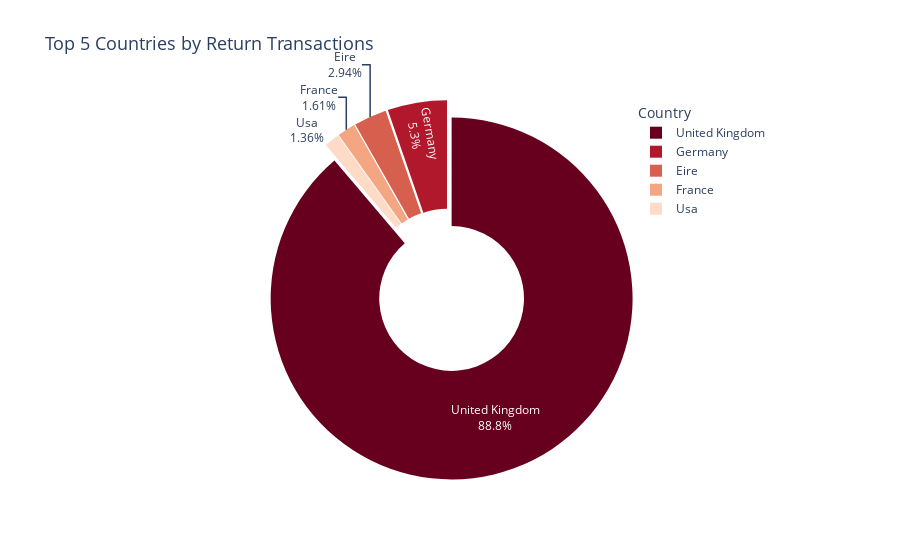

Here is the notebook cell this chart was saved with:
### Code cell
import plotly.express as px

# Filter for return transactions
data = df[df["type_of_Transaction"] == "return"]

# Group and count top 5 countries
country_counts = data["Country"].value_counts().nlargest(5).reset_index()
country_counts.columns = ["Country", "Transaction Count"]

# Create interactive pie chart
fig = px.pie(
    country_counts,
    names="Country",
    values="Transaction Count",
    title="Top 5 Countries by Return Transactions",
    color_discrete_sequence=px.colors.sequential.RdBu
)

# Customize layout (optional)
fig.update_traces(textinfo='percent+label', pull=[0.05]*5, hole=0.4)
fig.update_layout(
    title_font_size=18,
    legend_title_text='Country',
    legend=dict(
        orientation="v",
        x=0.8,
        y=1.0
    )
)

fig.show()

### Figure 1 — Plotly figure (JSON) as saved in the notebook; plotly's stock layout.template omitted (floating-point values rounded to 4 significant figures)
{"data": [{"domain": {"x": [0, 1], "y": [0, 1]}, "hole": 0.4, "hovertemplate": "Country=%{label}<br>Transaction Count=%{value}<extra></extra>", "labels": ["United Kingdom", "Germany", "Eire", "France", "Usa"], "legendgroup": "", "name": "", "pull": [0.05, 0.05, 0.05, 0.05, 0.05], "showlegend": true, "textinfo": "percent+label", "type": "pie", "values": [7288, 435, 241, 132, 112]}], "layout": {"legend": {"orientation": "v", "title": {"text": "Country"}, "tracegroupgap": 0, "x": 0.8, "y": 1}, "piecolorway": ["rgb(103,0,31)", "rgb(178,24,43)", "rgb(214,96,77)", "rgb(244,165,130)", "rgb(253,219,199)", "rgb(247,247,247)", "rgb(209,229,240)", "rgb(146,197,222)", "rgb(67,147,195)", "rgb(33,102,172)", "rgb(5,48,97)"], "title": {"font": {"size": 18}, "text": "Top 5 Countries by Return Transactions"}}}
